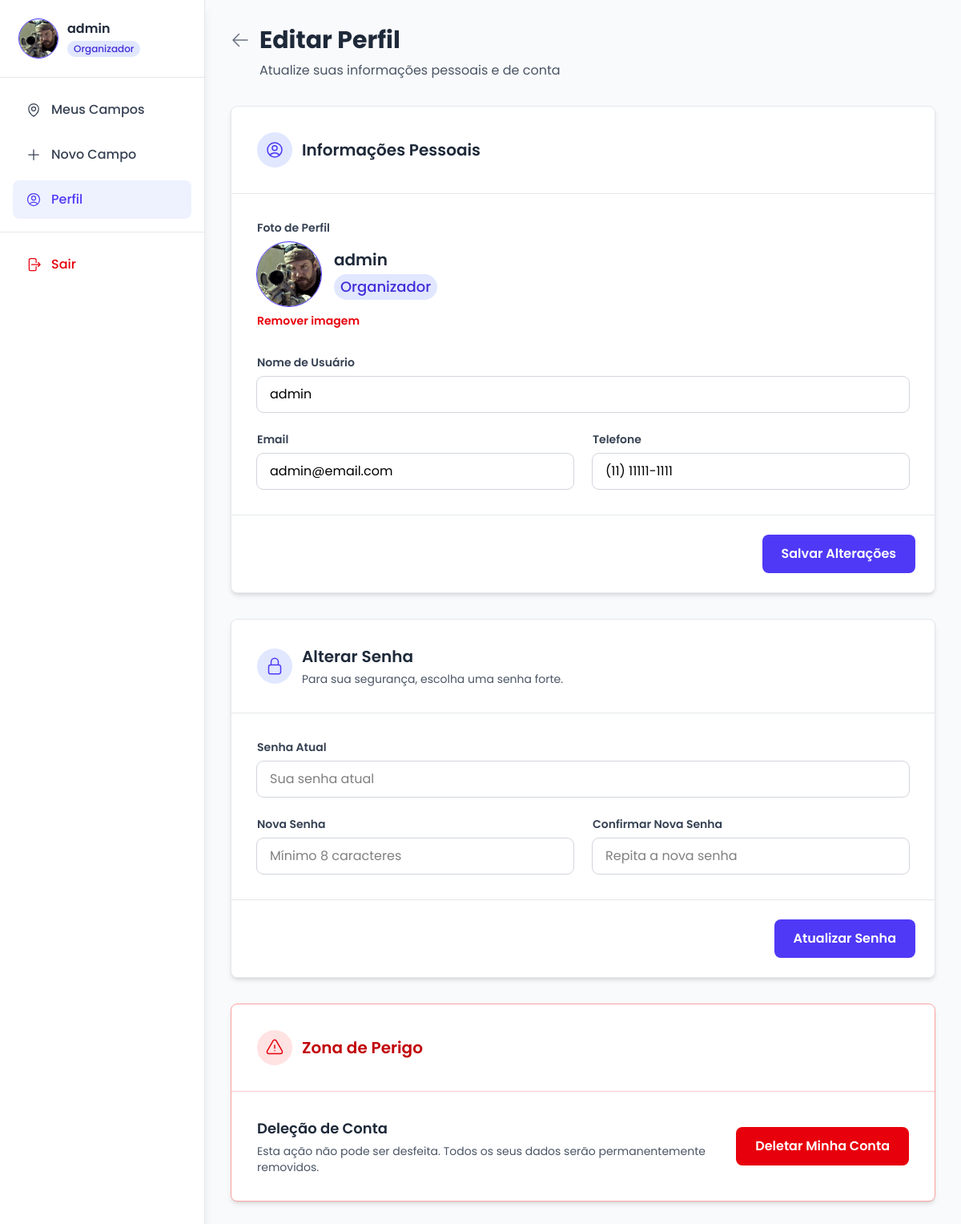
Page /organizador/painel/meu_perfil/ (signed in) on the committed database.
### organizers/models.py (models this page shows, shortened)
class Organizer(AbstractUser):
    username = models.CharField(max_length=150, blank=False, null=False)
    email = models.EmailField(max_length=100, validators=[validate_email], unique=True)
    phone = models.CharField(validators=[
        MinLengthValidator(15),
        MaxLengthValidator(15)],
        verbose_name="Telefone",
        null=True,
        blank=True)
    profile_photo = models.ImageField(
        upload_to='profile_photos/',
        verbose_name="Foto",
        null=True,
        blank=True)
    class Meta:
        verbose_name = "Organizador"
        verbose_name_plural = "Organizadores"
        constraints = [
            models.CheckConstraint(check=~Q(username=''), name='organizer_username_not_empty'),
            models.CheckConstraint(check=~Q(email=''), name='organizer_email_not_empty'),
        ]

### organizers/views/organizer_area.py (the view)
@login_required()
def my_profile(request):
    return render(request, 'organizers/organizer_area/my_profile.html')

### organizers/templates/organizers/organizer_area/my_profile.html (shortened to what this page needs)
{% extends "organizers/organizer_area/base.html" %}
{% load static %}
{% block content %}
<main class="lg:ml-64 min-h-screen p-4 md:p-8 flex flex-col items-center">
  <header class="mb-8 mt-12 lg:mt-0 w-full max-w-4xl flex justify-between items-center">
    <div>
      <div class="flex items-center gap-3 mb-2">
        <a href="#" class="text-gray-500 hover:text-gray-700 transition-colors">
          <svg
            xmlns="http://www.w3.org/2000/svg"
            fill="none"
            viewBox="0 0 24 24"
            stroke-width="1.5"
            stroke="currentColor"
            class="size-6"
          >
            <path
              stroke-linecap="round"
              stroke-linejoin="round"
              d="M10.5 19.5 3 12m0 0 7.5-7.5M3 12h18"
            />
          </svg>
        </a>
        <h1 class="text-2xl md:text-3xl font-bold text-gray-800">
          Editar Perfil
        </h1>
      </div>
      <p class="text-gray-600 ml-9">
        Atualize suas informações pessoais e de conta
      </p>
    </div>
  </header>
  <div class="w-full max-w-4xl space-y-8">
    <form
      id="info-update-form"
      method="POST"
      action="{% url 'info_user_update' %}"
      enctype="multipart/form-data"
      class="bg-white rounded-lg shadow-md border border-gray-200"
    >
      <div class="p-6 md:p-8 border-b border-gray-200">
        <div class="flex items-center gap-3">
          <div class="bg-indigo-100 p-2.5 rounded-full">
          </div>
          <h2 class="text-xl font-semibold text-gray-800">
            Informações Pessoais
          </h2>
        </div>
      </div>
      <div class="p-6 md:p-8">
        <div class="form-item mb-8">
          <label class="block text-sm font-semibold text-gray-700 mb-2">
            Foto de Perfil
          </label>
          <div class="flex items-center gap-4">
            <label
              for="profile-photo-input"
              class="relative group cursor-pointer flex-shrink-0"
            >
              <div
                class="w-20 h-20 outline-1 outline-indigo-600 rounded-full bg-indigo-100 flex items-center justify-center text-indigo-600"
              >
                <img src="
                {% if user.profile_photo %}
                  {{ user.profile_photo.url }}
                {% else %}
                  {% static 'img/default_photo.svg' %}
                {% endif %}"
                alt="Foto de Perfil"
                id="photo"
                class="{% if user.profile_photo %} w-full h-full {% else %} size-14 {% endif %} rounded-full object-cover">
                <div
                  class="absolute inset-0 rounded-full bg-opacity-0 group-hover:bg-indigo-900/25 flex items-center justify-center transition-all"
                >
                </div>
              </div>
            </label>
            <div class="flex-1 min-w-0">
              <h3 class="font-semibold text-gray-800 text-xl truncate">
                {{ user.username }}
              </h3>
              <span
                class="inline-block px-2 py-0.5 text-lg font-medium bg-indigo-100 text-indigo-700 rounded-full mt-1"
              >
                Organizador
              </span>
            </div>
          </div>
          <button
            type="button"
            id="remove-photo"
            class="mt-2 text-sm text-red-600 hover:text-red-800 hover:cursor-pointer font-semibold block"
          >
            Remover imagem
          </button>
        </div>
        <div class="grid grid-cols-1 md:grid-cols-2 gap-6">
          <div class="form-item md:col-span-2">
            <label
              for="username"
              class="block text-sm font-semibold text-gray-700 mb-2"
            >
              Nome de Usuário
            </label>
            <input
              type="text"
              id="username"
              name="username"
              class="required w-full px-4 py-2.5 outline outline-gray-300 rounded-lg focus:outline-none focus:ring-2 focus:ring-indigo-500 focus:border-indigo-500"
              placeholder="Informe um nome de usuário"
              value="{{ user.username }}"
            />
          </div>
          <div class="form-item">
            <label
              for="email"
              class="block text-sm font-semibold text-gray-700 mb-2"
            >
              Email
            </label>
            <input
              type="email"
              id="email"
              name="user-email"
              class="required w-full px-4 py-2.5 outline outline-gray-300 rounded-lg focus:outline-none focus:ring-2 focus:ring-indigo-500 focus:border-indigo-500"
              placeholder="exemplo@email.com"
              value="{{ user.email }}"
            />
          </div>
          <div class="form-item">
            <label
              for="phone"
              class="block text-sm font-semibold text-gray-700 mb-2"
            >
              Telefone
            </label>
            <input
              type="tel"
              id="phone"
              name="user-phone"
              class="field-phone w-full px-4 py-2.5 outline outline-gray-300 rounded-lg focus:outline-none focus:ring-2 focus:ring-indigo-500 focus:border-indigo-500"
              placeholder="(XX) XXXXX-XXXX"
              value="{% if user.phone %}{{ user.phone }}{% endif %}"
            />
          </div>
        </div>
      </div>
      <div
        class="flex justify-end gap-4 p-6 bg-white border-t border-gray-200 rounded-b-lg"
      >
        <button
          type="submit"
          class="flex-1 sm:flex-none px-6 py-3 bg-indigo-600 text-white font-semibold rounded-lg hover:bg-indigo-700 hover:cursor-pointer transition-colors"
        >
          Salvar Alterações
        </button>
      </div>
    </form>
    <form
      id="password-update-form"
      method="POST"
      action="{% url 'security_user_update' %}"
      class="bg-white rounded-lg shadow-md border border-gray-200"
    >
      <div class="p-6 md:p-8 border-b border-gray-200">
        <div class="flex items-center gap-3">
          <div class="bg-indigo-100 p-2.5 rounded-full">
          </div>
          <div>
            <h2 class="text-xl font-semibold text-gray-800">Alterar Senha</h2>
            <p class="text-gray-600 text-sm mt-1">
              Para sua segurança, escolha uma senha forte.
            </p>
          </div>
        </div>
      </div>
      <div class="p-6 md:p-8">
        <div class="grid grid-cols-1 md:grid-cols-2 gap-6">
          <div class="form-item md:col-span-2">
            <label
              for="old-password"
              class="block text-sm font-semibold text-gray-700 mb-2"
            >
              Senha Atual
            </label>
            <input
              type="password"
              id="old-password"
              name="old-password"
              class="required w-full px-4 py-2.5 outline outline-gray-300 rounded-lg focus:outline-none focus:ring-2 focus:ring-indigo-500 focus:border-indigo-500"
              placeholder="Sua senha atual"
            />
          </div>
          <div class="form-item">
            <label
              for="new-password"
              class="block text-sm font-semibold text-gray-700 mb-2"
            >
              Nova Senha
            </label>
            <input
              type="password"
              id="new-password"
              name="new-password"
              class="required w-full px-4 py-2.5 outline outline-gray-300 rounded-lg focus:outline-none focus:ring-2 focus:ring-indigo-500 focus:border-indigo-500"
              placeholder="Mínimo 8 caracteres"
            />
          </div>
          <div class="form-item">
            <label
              for="confirm-new-password"
              class="block text-sm font-semibold text-gray-700 mb-2"
            >
              Confirmar Nova Senha
            </label>
            <input
              type="password"
              id="confirm-new-password"
              name="confirm-new-password"
              class="w-full px-4 py-2.5 outline outline-gray-300 rounded-lg focus:outline-none focus:ring-2 focus:ring-indigo-500 focus:border-indigo-500"
              placeholder="Repita a nova senha"
            />
          </div>
        </div>
      </div>
      <div
        class="flex justify-end gap-4 p-6 bg-white border-t border-gray-200 rounded-b-lg"
      >
        <button
          type="submit"
          class="flex-1 sm:flex-none px-6 py-3 bg-indigo-600 text-white font-semibold rounded-lg hover:bg-indigo-700 hover:cursor-pointer transition-colors"
        >
          Atualizar Senha
        </button>
      </div>
    </form>
    <div class="bg-white rounded-lg shadow-md border border-red-300">
      <div class="p-6 md:p-8 border-b border-red-200">
        <div class="flex items-center gap-3">
          <div class="bg-red-100 p-2.5 rounded-full">
          </div>
          <h2 class="text-xl font-semibold text-red-700">Zona de Perigo</h2>
        </div>
      </div>
      <div
        class="p-6 md:p-8 space-y-4 md:flex md:items-center md:justify-between md:space-y-0"
      >
        <div>
          <h3 class="text-lg font-semibold text-gray-800">Deleção de Conta</h3>
          <p class="text-gray-600 text-sm mt-1 max-w-xl">
            Esta ação não pode ser desfeita. Todos os seus dados serão
            permanentemente removidos.
          </p>
        </div>
        <button
          id="delete-account-button"
          type="button"
          class="px-6 py-3 bg-red-600 text-white font-semibold rounded-lg hover:bg-red-700 hover:cursor-pointer transition-colors flex-shrink-0"
        >
          Deletar Minha Conta
        </button>
      </div>
    </div>
  </div>
</main>
{% endblock %}

### organizers/templates/organizers/organizer_area/base.html (shortened to what this page needs)
{% load static %}
<!DOCTYPE html>
<html lang="pt-br">
  <head>
    <link rel="stylesheet" href="{% static 'css/output.css' %}" />
  </head>
  <body class="font-[Poppins] bg-gray-50">
    <aside
      id="sidebar"
      class="overflow-y-auto fixed top-0 left-0 h-full w-64 bg-white border-r border-gray-200 shadow-lg transform -translate-x-full lg:translate-x-0 transition-transform duration-300 ease-in-out z-40"
    >
      <div class="p-6 border-b border-gray-200">
        <div class="flex items-center gap-3">
          <div class="relative">
            <div class="w-12 h-12 outline-1 outline-indigo-600 rounded-full bg-indigo-100 flex items-center justify-center text-indigo-600">
              <img src="
              {% if user.profile_photo %}
                {{ user.profile_photo.url }}
              {% else %}
                {% static 'img/default_photo.svg' %}
              {% endif %}"
              alt="Foto de perfil" class="{% if user.profile_photo %} w-full h-full {% else %} size-8 {% endif %} rounded-full object-cover" />
            </div>
          </div>
          <div class="flex-1 min-w-0">
            <h3 class="font-semibold text-gray-800 truncate">
              {{ user.username }}
            </h3>
            <span
              class="inline-block px-2 py-0.5 text-xs font-medium bg-indigo-100 text-indigo-700 rounded-full"
              >Organizador</span
            >
          </div>
        </div>
      </div>
      <nav class="p-4 flex-1">
        <ul class="space-y-2">
          <li>
            <a
              href="{% url 'my_fields' %}"
              class="{% if request.resolver_match.url_name == 'my_fields' %}text-indigo-600 bg-indigo-50{% endif %} flex items-center gap-3 px-4 py-3 rounded-lg text-gray-700 hover:bg-indigo-50 hover:text-indigo-600 transition-colors group"
            >
              <span class="font-medium">Meus Campos</span>
            </a>
          </li>
          <li>
            <a
              href="{% url 'new_field' %}"
              class="{% if request.resolver_match.url_name == 'new_field' %}text-indigo-600 bg-indigo-50{% endif %} flex items-center gap-3 px-4 py-3 rounded-lg text-gray-700 hover:bg-indigo-50 hover:text-indigo-600 transition-colors group"
            >
              <svg
                xmlns="http://www.w3.org/2000/svg"
                fill="none"
                viewBox="0 0 24 24"
                stroke-width="1.5"
                stroke="currentColor"
                class="size-5 group-hover:text-indigo-600"
              >
                <path
                  stroke-linecap="round"
                  stroke-linejoin="round"
                  d="M12 4.5v15m7.5-7.5h-15"
                />
              </svg>
              <span class="font-medium">Novo Campo</span>
            </a>
          </li>
          <li>
            <a
              href="{% url 'my_profile' %}"
              class="{% if request.resolver_match.url_name == 'my_profile' %}text-indigo-600 bg-indigo-50{% endif %} flex items-center gap-3 px-4 py-3 rounded-lg text-gray-700 hover:bg-indigo-50 hover:text-indigo-600 transition-colors group"
            >
              <span class="font-medium">Perfil</span>
            </a>
          </li>
        </ul>
      </nav>
      <div class="p-4 border-t border-gray-200">
        <a
          href="{% url 'signOut' %}"
          class="flex items-center gap-3 px-4 py-3 rounded-lg text-red-600 hover:bg-red-50 transition-colors group"
        >
          <span class="font-medium">Sair</span>
        </a>
      </div>
    </aside>
    {% block content %}{% endblock %}
  </body>
</html>

### rows in the picture
Organizer: profile_photo (picture), username "admin", user-email "admin@email.com", user-phone "(11) 11111-1111"
